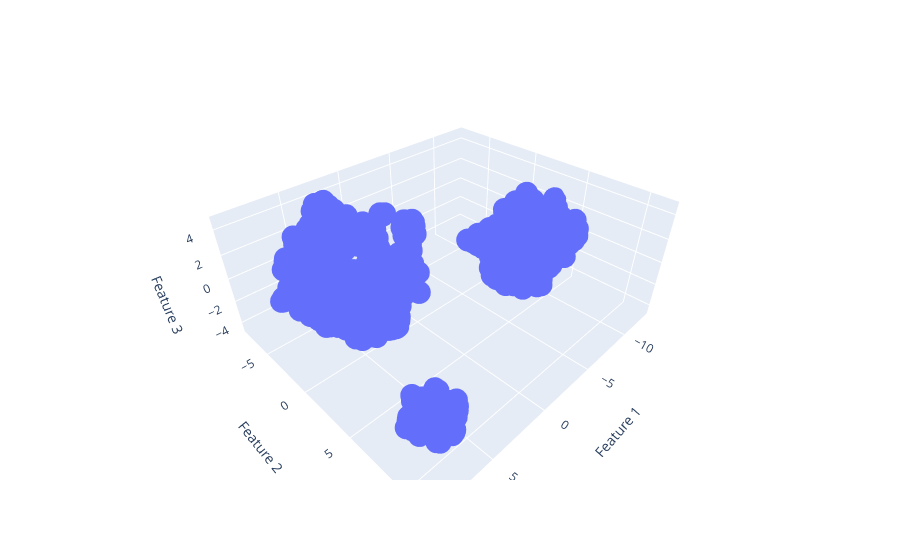

Notebook code for this chart:
### Code cell
# plotting a 3D scatterplot
fig = px.scatter_3d(tsne_3d_data, x='Feature 1', y='Feature 2', z='Feature 3')
fig.show()

### Figure 1 — Plotly figure (JSON) as saved in the notebook; plotly's stock layout.template omitted (floating-point values rounded to 4 significant figures; data arrays with more than 128 entries replaced by an {"elided": "..."} marker saying what was removed)
{"data": [{"hovertemplate": "Feature 1=%{x}<br>Feature 2=%{y}<br>Feature 3=%{z}<extra></extra>", "legendgroup": "", "marker": {"color": "#636efa", "symbol": "circle"}, "mode": "markers", "name": "", "scene": "scene", "showlegend": false, "type": "scatter3d", "x": {"elided": "660 float values"}, "y": {"elided": "660 float values"}, "z": {"elided": "660 float values"}}], "layout": {"legend": {"tracegroupgap": 0}, "margin": {"t": 60}, "scene": {"domain": {"x": [0, 1], "y": [0, 1]}, "xaxis": {"title": {"text": "Feature 1"}}, "yaxis": {"title": {"text": "Feature 2"}}, "zaxis": {"title": {"text": "Feature 3"}}}}}
